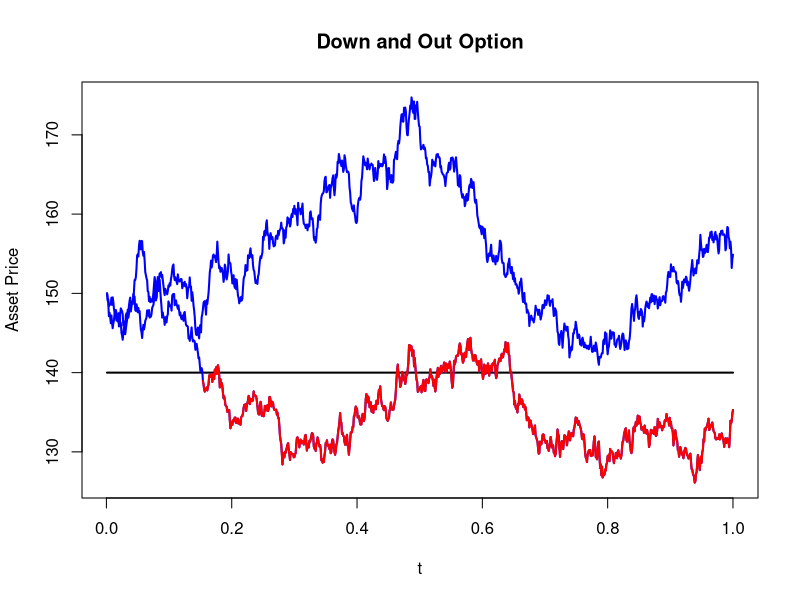
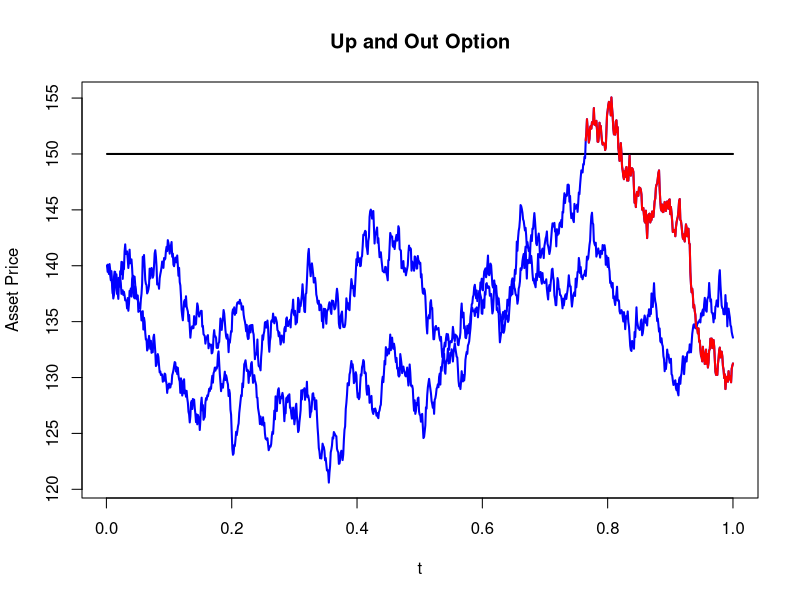
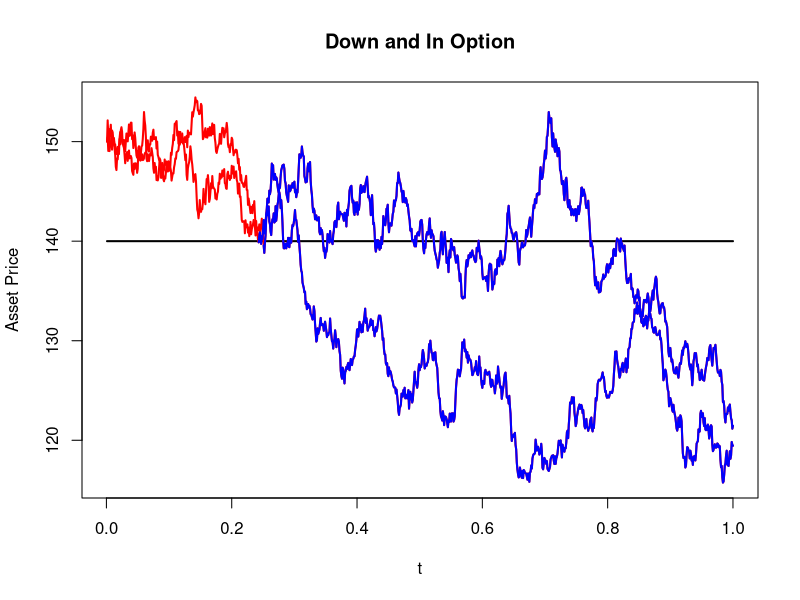
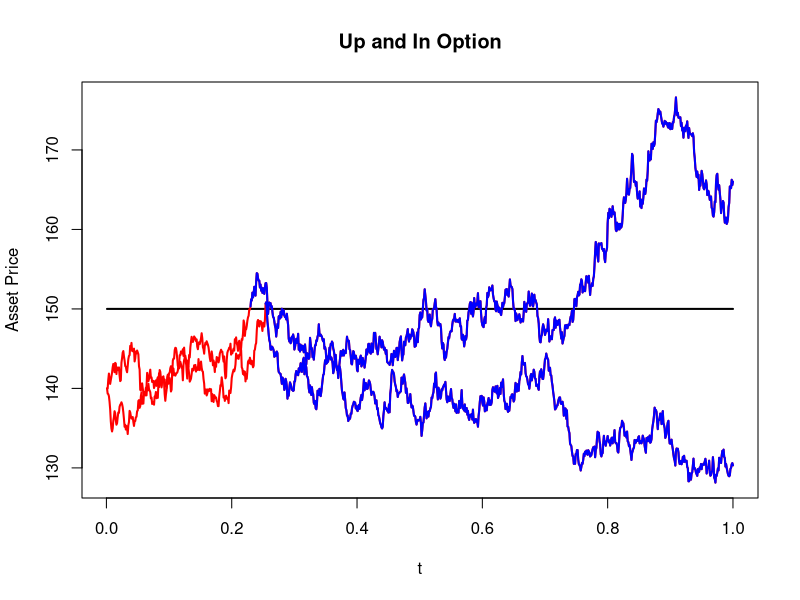

Here is the R script that generated these plots, in order:

set.seed(3)

print("Please input Stock's Initial Price as S0, Interest Rate per Year as r,")
print("Volatility per year as vol , Value of the barrier as b and Type of Barrier as c")
print("Choose c = 1: Down and Out, 2: Up and Out, 3: Down and In, 4: Up and In")
print("Notice that Down and Out option: S0 > b, Up and Out option: S0 < b")
print("Down and In option: S0 > b, Up and In option: S0 < b")
print("For instance for Down and Out option = 200 0.05 0.03 100 1")


barrier_option <- function(S0, r, vol, b, c) {

N <- 1000
t <- (1:N)/N
volatility <- vol * vol
dt <- 1
randomWt1 <- rnorm(N, 0, 1)
randomWt2 <- rnorm(N, 0, 1)
Wtsum1 <- cumsum(t(randomWt1))
Wtsum2 <- cumsum(t(randomWt2))
Path1 <- exp((r - 0.5 * volatility) * dt + vol * sqrt(dt) * Wtsum1)
Path2 <- exp((r - 0.5 * volatility) * dt + vol * sqrt(dt) * Wtsum2)
StockPath1 <- matrix(0, N, 1)
StockPath2 <- matrix(0, N, 1)
StockPath1[1] <- S0
StockPath2[1] <- S0

#plot different type of Barrier Option base on selection
if (c == 1) {
  # down and out graph
  for (i in 2:N) {
    StockPath1[i] <- S0 * Path1[i]
    StockPath2[i] <- S0 * Path2[i]
  }
  
  plot(t, rep(b, length(t)), col = "black", lwd = 2, ylab = "Asset Price", main = "Down and Out Option", type = "l",
    ylim = c(min(c(StockPath1, StockPath2, b)), max(c(StockPath1, StockPath2, 
      b))))
  
  lines(t, StockPath1, col = "blue", lwd = 2)
  lines(t, StockPath2, col = "blue", lwd = 2)
  end <- length(t)
  
  h <- which(StockPath1 < b)[1]
  if (is.na(h) == F) {
    lines(t[h:end], StockPath1[h:end], col = "red", lwd = 2)
  }
  hh <- which(StockPath2 < b)[1]
  if (is.na(hh) == F) {
    lines(t[hh:end], StockPath2[hh:end], col = "red", lwd = 2)
  }
} else if (c == 2) {
  # up and out graph
  for (i in 2:N) {
    StockPath1[i] <- S0 * Path1[i]
    StockPath2[i] <- S0 * Path2[i]
  }
  
  plot(t, rep(b, length(t)), col = "black", lwd = 2, ylab = "Asset Price", main = "Up and Out Option", type = "l",
    ylim = c(min(c(StockPath1, StockPath2, b)), max(c(StockPath1, StockPath2, 
      b))))
  
  lines(t, StockPath1, col = "blue", lwd = 2)
  lines(t, StockPath2, col = "blue", lwd = 2)
  end <- length(t)
  
  h <- which(StockPath1 > b)[1]
  if (is.na(h) == F) {
    lines(t[h:end], StockPath1[h:end], col = "red", lwd = 2)
  }
  hh <- which(StockPath2 > b)[1]
  if (is.na(hh) == F) {
    lines(t[hh:end], StockPath2[hh:end], col = "red", lwd = 2)
  }
} else if (c == 3) {
  # down and in graph
  for (i in 2:N) {
    StockPath1[i] <- S0 * Path1[i]
    StockPath2[i] <- S0 * Path2[i]
  }
  
  plot(t, rep(b, length(t)), col = "black", lwd = 2, ylab = "Asset Price", main = "Down and In Option", type = "l",
    ylim = c(min(c(StockPath1, StockPath2, b)), max(c(StockPath1, StockPath2, 
      b))))
  
  lines(t, StockPath1, col = "red", lwd = 2)
  lines(t, StockPath2, col = "red", lwd = 2)
  end <- length(t)
  
  h <- which(StockPath1 < b)[1]
  if (is.na(h) == F) {
    lines(t[h:end], StockPath1[h:end], col = "blue", lwd = 2)
  }
  hh <- which(StockPath2 < b)[1]
  if (is.na(hh) == F) {
    lines(t[hh:end], StockPath2[hh:end], col = "blue", lwd = 2)
  }
} else {
  # up and in graph
  for (i in 2:N) {
    StockPath1[i] <- S0 * Path1[i]
    StockPath2[i] <- S0 * Path2[i]
  }
  
  plot(t, rep(b, length(t)), col = "black", lwd = 2, ylab = "Asset Price", main = "Up and In Option", type = "l",
    ylim = c(min(c(StockPath1, StockPath2, b)), max(c(StockPath1, StockPath2, 
      b))))
  
  lines(t, StockPath1, col = "red", lwd = 2)
  lines(t, StockPath2, col = "red", lwd = 2)
  end <- length(t)
  
  h <- which(StockPath1 > b)[1]
  if (is.na(h) == F) {
    lines(t[h:end], StockPath1[h:end], col = "blue", lwd = 2)
  }
  hh <- which(StockPath2 > b)[1]
  if (is.na(hh) == F) {
    lines(t[hh:end], StockPath2[hh:end], col = "blue", lwd = 2)
  }
}

}

# Down and out Option
barrier_option(150, 0, 0.005, 140, 1)
# Up and Out Option
barrier_option(140, 0, 0.005, 150, 2)
# Down and In Option
barrier_option(150, 0, 0.005, 140, 3)
# Up and In Option
barrier_option(140, 0, 0.005, 150, 4)
